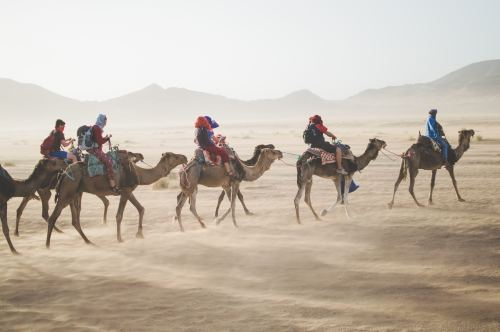
#> input picture pic/animals.jpg, 500 x 332 px, given in place of the camera
$ python checkthing.py
#> lines starting #> are read from the running program, lines starting #| are printed output that depends on the picture
import cv2
import numpy as np
#当跟踪移动物体时,帧之间的差异有用
camera = cv2.VideoCapture(0)
firstframe = None
while True:
    ret, frame = camera.read()
#> frame is the input picture: shape (332, 500, 3); mean B, G, R 169.7, 182.6, 193.8
    if not ret:
        break
    gray = cv2.cvtColor(frame, cv2.COLOR_BGR2GRAY)
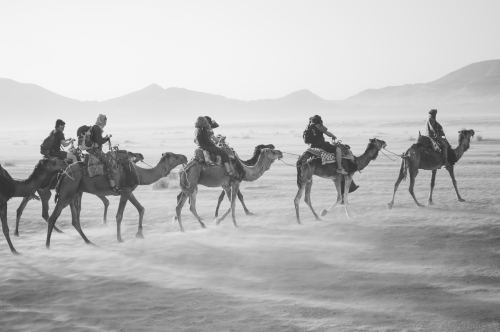
#> gray: shape (332, 500); min 35, max 251, mean 184.5
    gray = cv2.GaussianBlur(gray, (21, 21), 0)
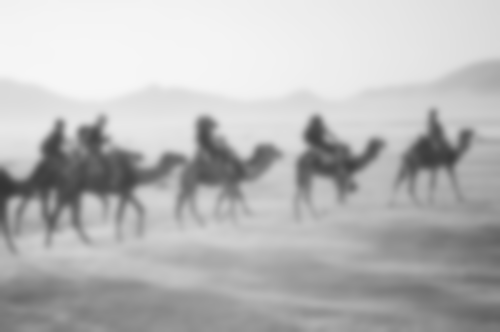
#> gray: shape (332, 500); min 52, max 246, mean 184.5
    # 将第一帧设置为整个输入的背景
    if firstframe is None:
        firstframe = gray
        continue

    #计算与第一幅图的差异
    frameDelta = cv2.absdiff(firstframe, gray)
    thresh = cv2.threshold(frameDelta, 25, 255, cv2.THRESH_BINARY)[1]
    thresh = cv2.dilate(thresh, None, iterations=2)


    x, y, w, h = cv2.boundingRect(thresh)
    frame = cv2.rectangle(frame, (x, y), (x + w, y + h), (0, 0, 255), 2)
    cv2.imshow("frame", frame)
    # cv2.imshow("Thresh", thresh)
    # cv2.imshow("frame2", frameDelta)
    key = cv2.waitKey(1) & 0xFF

    if key == ord("q"):
        break

camera.release()
cv2.destroyAllWindows()

$ run again, on pic/bicycle.jpg
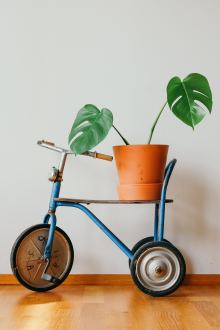
#> input picture pic/bicycle.jpg, 220 x 330 px, given in place of the camera
#> frame is the input picture: shape (330, 220, 3); mean B, G, R 155.8, 173.2, 184.7
#> `gray = cv2.cvtColor(frame, cv2.COLOR_BGR2GRAY)`:
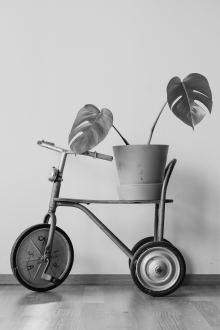
#> gray: shape (330, 220); min 1, max 253, mean 174.7
#> `gray = cv2.GaussianBlur(gray, (21, 21), 0)`:
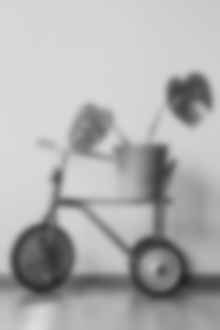
#> gray: shape (330, 220); min 36, max 220, mean 174.7

$ run again, on pic/bird.jpg
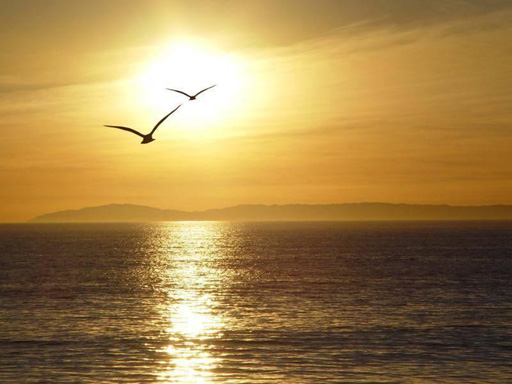
#> input picture pic/bird.jpg, 512 x 384 px, given in place of the camera
#> frame is the input picture: shape (384, 512, 3); mean B, G, R 77.3, 132.3, 164.3
#> `gray = cv2.cvtColor(frame, cv2.COLOR_BGR2GRAY)`:
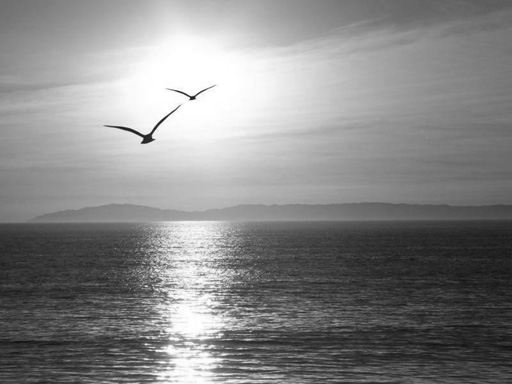
#> gray: shape (384, 512); min 16, max 255, mean 135.6
#> `gray = cv2.GaussianBlur(gray, (21, 21), 0)`:
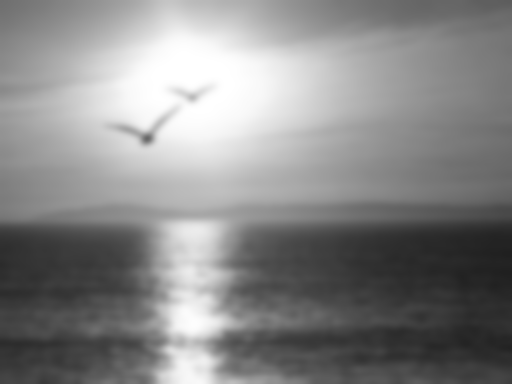
#> gray: shape (384, 512); min 32, max 255, mean 135.6
